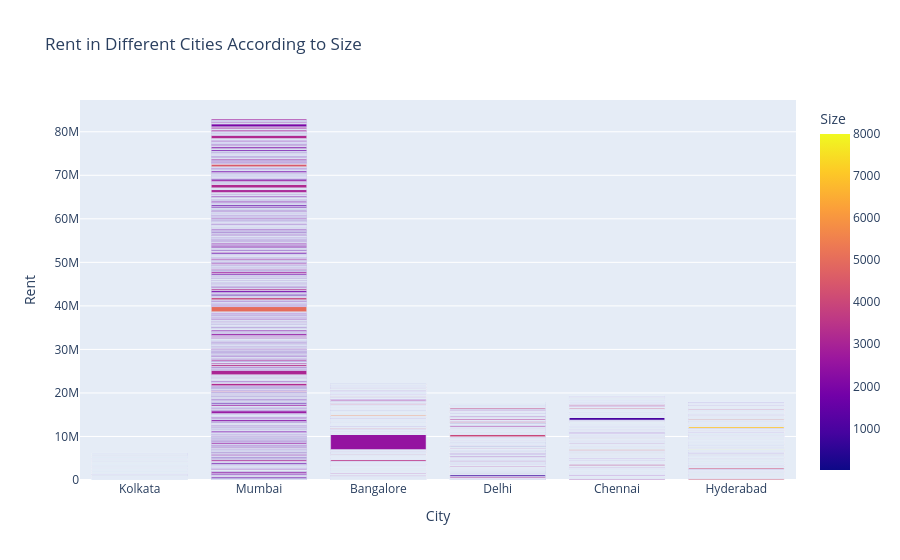

Notebook code cell kept with this figure:
### Code cell
figure = px.bar(data, x=data["City"], 
                y = data["Rent"], 
                color = data["Size"],
            title="Rent in Different Cities According to Size")
figure.show()

### Figure 1 — Plotly figure (JSON) as saved in the notebook; plotly's stock layout.template omitted (floating-point values rounded to 4 significant figures; data arrays with more than 128 entries replaced by an {"elided": "..."} marker saying what was removed)
{"data": [{"hovertemplate": "City=%{x}<br>Rent=%{y}<br>Size=%{marker.color}<extra></extra>", "legendgroup": "", "marker": {"color": {"elided": "4746 int values"}, "coloraxis": "coloraxis", "pattern": {"shape": ""}}, "name": "", "orientation": "v", "showlegend": false, "textposition": "auto", "type": "bar", "x": {"elided": "4746 str values"}, "xaxis": "x", "y": {"elided": "4746 int values"}, "yaxis": "y"}], "layout": {"barmode": "relative", "coloraxis": {"colorbar": {"title": {"text": "Size"}}, "colorscale": [[0, "#0d0887"], [0.1111, "#46039f"], [0.2222, "#7201a8"], [0.3333, "#9c179e"], [0.4444, "#bd3786"], [0.5556, "#d8576b"], [0.6667, "#ed7953"], [0.7778, "#fb9f3a"], [0.8889, "#fdca26"], [1, "#f0f921"]]}, "legend": {"tracegroupgap": 0}, "title": {"text": "Rent in Different Cities According to Size"}, "xaxis": {"anchor": "y", "domain": [0, 1], "title": {"text": "City"}}, "yaxis": {"anchor": "x", "domain": [0, 1], "title": {"text": "Rent"}}}}
